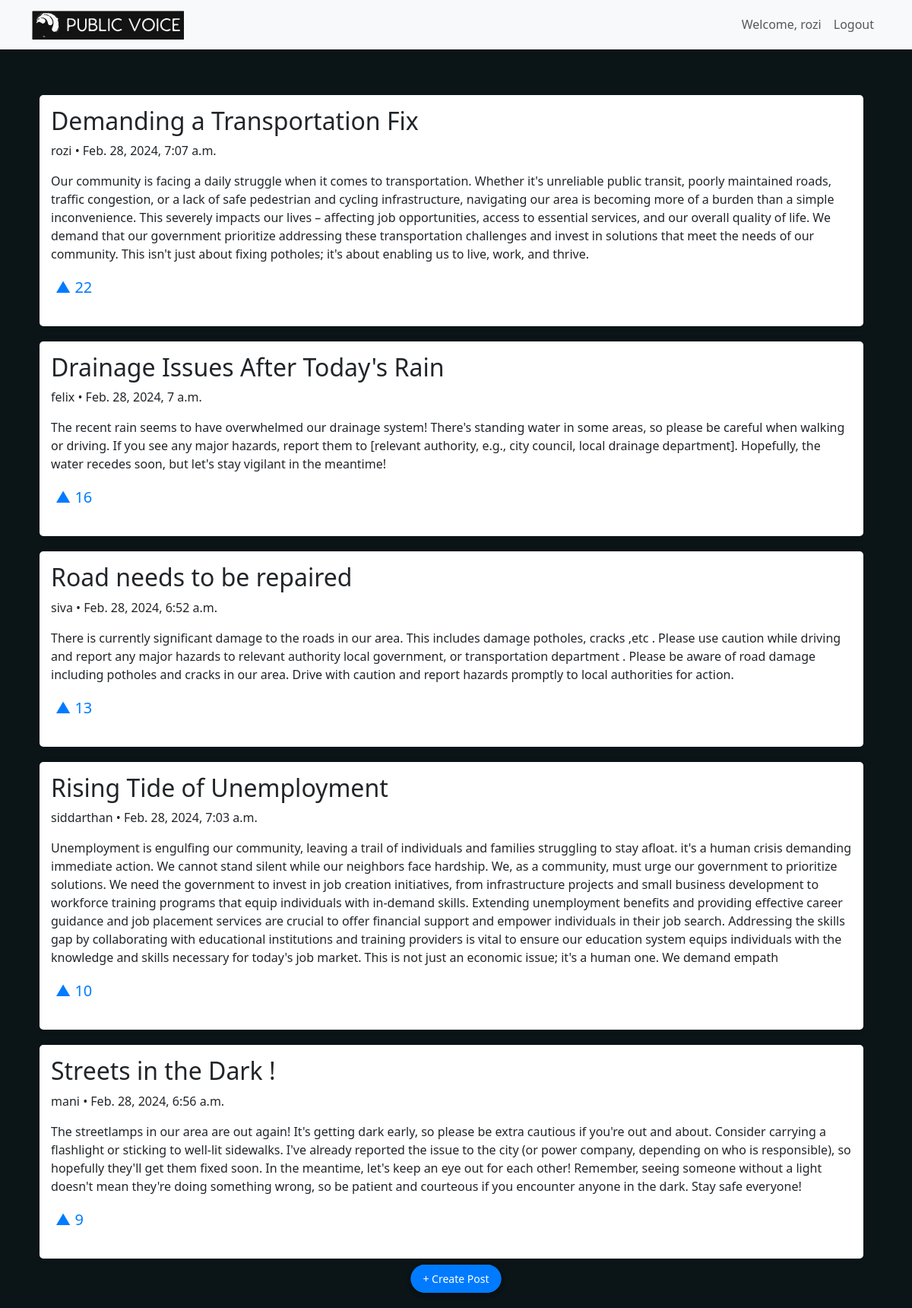
The page / (signed in) on the database its author committed.
### home/models.py (models this page shows, shortened)
class post(models.Model):
    user = models.ForeignKey(User, related_name="posts", on_delete=models.CASCADE)
    title = models.CharField(max_length=100)
    content = models.TextField(max_length=10000)
    date_posted = models.DateTimeField(auto_now_add=True)
    upvotes = models.IntegerField(default=0)

### home/views.py (the view, shortened to what this page needs)
# urls.py: path('',views.home,name="home"),
def home(request):
    posts=post.objects.order_by('-upvotes')
    return render(request,"home.html",{'posts':posts})

### home/templates/home.html (shortened to what this page needs)
{% extends "layout.html" %}
{% block content %}
<div class="home-container">
  <div class="row">
    <div class="col-md-8">
      <div class="feed-container">
        <div class="feed">
          {% for post in posts %}
            <div class="post-box">
              <div class="post">
                <h2>{{ post.title }}</h2>
                <p>{{ post.user.username }} • {{ post.date_posted }}</p>
                <p>{{ post.content }}</p>
                <form action="{% url 'home' %}" method="post">
                  <button type="submit" name="upvote" class="upvote-btn">&#9650; {{ post.upvotes }}</button>
                </form>
              </div>
            </div>
          {% endfor %}
        </div>
      </div>
    </div>
  </div>
</div>
<div class="floating-button">
  <a href="{% url 'create' %}" class="btn btn-primary btn-lg">
  </a>
</div>
{% endblock %}

### home/templates/layout.html (shortened to what this page needs)
{% load static %}
<!DOCTYPE html>
<html lang="en">
<head>
    <link rel="stylesheet" href="https://cdn.jsdelivr.net/npm/bootstrap@5.3.3/dist/css/bootstrap.min.css">
    <link rel="stylesheet" href="{% static 'style.css' %}">
</head>
<body>
    <nav class="navbar navbar-expand-lg navbar-light bg-light">
        <div class="container">
            <a class="navbar-brand" href="{% url 'home' %}">
                <img src="{% static 'src/logob.svg' %}" alt="Logo" class="d-inline-block align-text-top" style="width: 200px; height: auto;">
            </a>
            <div class="collapse navbar-collapse" id="navbarNav">
                <ul class="navbar-nav ms-auto">
                    {% if user.is_authenticated %}
                        <li class="nav-item">
                            <a class="nav-link" href="#">Welcome, {{ user.username }}</a>
                        </li>
                        <li class="nav-item">
                            <a class="nav-link" href="{% url 'logout' %}">Logout</a>
                        </li>
                    {% else %}
                        <li class="nav-item">
                            <a class="nav-link" href="{% url 'user' %}">Login</a>
                        </li>
                    {% endif %}
                </ul>
            </div>
        </div>
    </nav>
    <div class="container">
        {% block content %}
        {% endblock %}
    </div>
    <div class="floating-button">
        <a href="{% url 'create' %}" class="btn btn-primary btn-lg">
            + Create Post
        </a>
    </div>
</body>
</html>

### home/static/style.css (style rules this page uses)
:root { --color-secondary-background-hover: #223237; --color-secondary-background-selected: #33464C; }
body { background-color: #0B1416; overflow-x: hidden; }
.navbar-brand img { width: 30px; height: 24px; }
.home-container { margin-left: 0px; }
.feed-container { width: 150%; margin: 0 auto; overflow-x: hidden; }
body { background-color: #0B1416; }
.feed-container { max-height: calc(100vh - 150px); overflow-y: auto; display: flex; justify-content: center; align-items: flex-start; padding: 10px; margin-top: 50px; }
.feed { overflow-x: auto; overflow-y: auto; }
.post { margin-bottom: 20px; }
.btn-primary { width: 100%; padding: 10px; border: none; border-radius: 5px; background-color: #007bff; color: #fff; cursor: pointer; }
.floating-button { position: fixed; bottom: 20px; left: 50%; transform: translateX(-50%); z-index: 1000; }
.floating-button .btn { border-radius: 20px; padding: 8px 16px; font-size: 14px; box-shadow: 0px 4px 6px rgba(0, 0, 0, 0.1); background-color: #007bff; color: #fff; border: none; }
.post-box { background-color: #ffffff; padding: 15px; margin-bottom: 20px; border-radius: 5px; box-shadow: 0 0 10px rgba(0, 0, 0, 0.1); width: 100%; }
.upvote-btn { background: none; border: none; font-size: 20px; color: #007bff; cursor: pointer; outline: none; }

### rows shown on the page
post: title "Demanding a Transportation Fix", user.username "rozi", date_posted "Feb. 28, 2024, 7:07 a.m.", content "Our community is facing a daily struggle when it comes to transportation. Whether it's unreliable public transit, poorly maintained roads, traffic congestion, or a lack of safe pedestrian and cycling infrastructure, navigating our area is becoming more of a burden than a simple inconvenience. This severely impacts our lives – affecting job opportunities, access to essential services, and our overall quality of life. We demand that our government prioritize addressing these transportation challenges and invest in solutions that meet the needs of our community. This isn't just about fixing potholes; it's about enabling us to live, work, and thrive.", upvotes "22"
post: title "Drainage Issues After Today's Rain", user.username "felix", date_posted "Feb. 28, 2024, 7 a.m.", content "The recent rain seems to have overwhelmed our drainage system! There's standing water in some areas, so please be careful when walking or driving. If you see any major hazards, report them to [relevant authority, e.g., city council, local drainage department]. Hopefully, the water recedes soon, but let's stay vigilant in the meantime!", upvotes "16"
post: title "Road needs to be repaired", user.username "siva", date_posted "Feb. 28, 2024, 6:52 a.m.", content "There is currently significant damage to the roads in our area. This includes damage potholes, cracks ,etc . Please use caution while driving and report any major hazards to relevant authority local government, or transportation department . Please be aware of road damage including potholes and cracks in our area. Drive with caution and report hazards promptly to local authorities for action.", upvotes "13"
post: title "Rising Tide of Unemployment", user.username "siddarthan", date_posted "Feb. 28, 2024, 7:03 a.m.", content "Unemployment is engulfing our community, leaving a trail of individuals and families struggling to stay afloat. it's a human crisis demanding immediate action. We cannot stand silent while our neighbors face hardship. We, as a community, must urge our government to prioritize solutions. We need the government to invest in job creation initiatives, from infrastructure projects and small business development to workforce training programs that equip individuals with in-demand skills. Extending unemployment benefits and providing effective career guidance and job placement services are crucial to offer financial support and empower individuals in their job search. Addressing the skills gap by…", upvotes "10"
post: title "Streets in the Dark !", user.username "mani", date_posted "Feb. 28, 2024, 6:56 a.m.", content "The streetlamps in our area are out again! It's getting dark early, so please be extra cautious if you're out and about. Consider carrying a flashlight or sticking to well-lit sidewalks. I've already reported the issue to the city (or power company, depending on who is responsible), so hopefully they'll get them fixed soon. In the meantime, let's keep an eye out for each other! Remember, seeing someone without a light doesn't mean they're doing something wrong, so be patient and courteous if you encounter anyone in the dark. Stay safe everyone!", upvotes "9"

### other values the page prints
{{ user.username }} "rozi"
